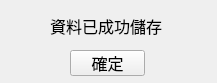
<?xml version="1.0" encoding="UTF-8"?>
<ui version="4.0">
 <class>Save</class>
 <widget class="QWidget" name="Save">
  <property name="geometry">
   <rect>
    <x>0</x>
    <y>0</y>
    <width>217</width>
    <height>83</height>
   </rect>
  </property>
  <property name="font">
   <font>
    <pointsize>12</pointsize>
   </font>
  </property>
  <property name="windowTitle">
   <string>儲存成功</string>
  </property>
  <widget class="QLabel" name="success_label">
   <property name="geometry">
    <rect>
     <x>50</x>
     <y>10</y>
     <width>131</width>
     <height>31</height>
    </rect>
   </property>
   <property name="font">
    <font>
     <pointsize>12</pointsize>
    </font>
   </property>
   <property name="text">
    <string>資料已成功儲存</string>
   </property>
  </widget>
  <widget class="QPushButton" name="confirm_pushButton">
   <property name="geometry">
    <rect>
     <x>70</x>
     <y>50</y>
     <width>75</width>
     <height>26</height>
    </rect>
   </property>
   <property name="font">
    <font>
     <pointsize>12</pointsize>
    </font>
   </property>
   <property name="cursor">
    <cursorShape>PointingHandCursor</cursorShape>
   </property>
   <property name="text">
    <string>確定</string>
   </property>
  </widget>
 </widget>
 <resources/>
 <connections/>
</ui>
